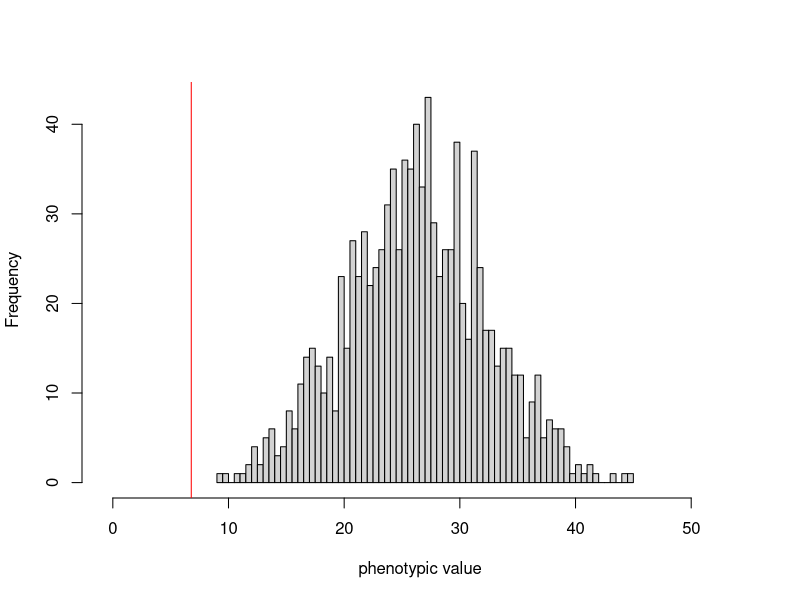

Reproduce this figure in R.
## ---- chunk 1
set.seed(83942)
library(ggplot2)
library(dplyr)
library(stringr)
## ---- chunk 2
numloci<-10 #number of loci, feeblemindedness is a complex trait
eff<-rnorm(numloci,1.72,1) #effect size
eff
numind<-1000 #number of individuals to sample
high<-2*sum(replace(eff,eff<0,0))
low<-2*sum(replace(eff,eff>0,0))
genomat <- matrix(NA, nrow = numind, ncol = numloci + 1)
pheno_df <- data.frame(phenos = rep(NA, numind))
for(i in 1:numind){
   geno<-replicate(numloci,sum(sample(c(0,1),2,replace=T)))
   genomat[i, 1:10]<-geno
   genomat[i,11] <- geno %*% eff
   pheno_df$phenos[i] <- geno %*% eff
}
#parent distribution
hist(pheno_df$phenos,breaks = 100, main = '',xlab='phenotypic value',xlim=c(low-0.5,high+0.5))
abline(v=(-3.651707), col='red')
abline(v=(6.781549), col='red')
 
sd <- sd(pheno_df$phenos)
sd
 
mean <- mean(pheno_df$phenos)
mean
## ---- chunk 3
genomat2 <- as.data.frame(genomat)
 
feeble <- genomat2 %>% #gives number of feeble minded individuals and phenotype
  filter(genomat2[,11] < (mean - 2*sd))

high_function <- genomat2 %>% #gives number of high functioning individuals and phenotype
  filter(genomat2[,11] > (mean + 2*sd))

normal <- genomat2 %>% #gives number of normal individuals and phenotype
  filter(genomat2[,11] < (mean + 2*sd), genomat2[,11] > (mean - 2*sd))
## ---- chunk 4
geno1 <- feeble[sample(nrow(feeble), numind,replace = TRUE),]
geno1<- as.data.frame(geno1)
geno1[geno1 == 0] <- 0
geno1[geno1 == 2] <- 2
geno1[geno1 == 1] <- sample(c(0,2), 1, prob = c(.5,.5), replace = TRUE)
geno1 <- geno1[,-11]

geno2 <- feeble[sample(nrow(feeble), numind,replace = TRUE), ]
geno2 <- as.data.frame(geno2)
geno2[geno2 == 0] <- 0
geno2[geno2 == 2] <- 2
geno2[geno2 == 1] <- sample(c(0,2), 1, prob = c(.5,.5), replace = TRUE)
geno2 <- geno2[,-11]

geno3 <- normal[sample(nrow(normal), numind,replace = TRUE),]
geno3 <- as.data.frame(geno3)
geno3[geno3 == 0] <- 0
geno3[geno3 == 2] <- 2
geno3[geno3 == 1] <- sample(c(0,2), 1, prob = c(.5,.5), replace = TRUE)
geno3 <- geno3[,-11]

geno4 <- normal[sample(nrow(normal), numind,replace = TRUE), ]
geno4 <- as.data.frame(geno4)
geno4[geno4 == 0] <- 0
geno4[geno4 == 2] <- 2
geno4[geno4 == 1] <- sample(c(0,2), 1, prob = c(.5,.5), replace = TRUE)
geno4 <- geno4[,-11]

geno5 <- high_function[sample(nrow(high_function), numind,replace = TRUE),]
geno5 <- as.data.frame(geno5)
geno5[geno5 == 0] <- 0
geno5[geno5 == 2] <- 2
geno5[geno5 == 1] <- sample(c(0,2), 1, prob = c(.5,.5), replace = TRUE)
geno5 <- geno5[,-11]

geno6 <- high_function[sample(nrow(high_function), numind,replace = TRUE), ]
geno6 <- as.data.frame(geno6)
geno6[geno6 == 0] <- 0
geno6[geno6 == 2] <- 2
geno6[geno6 == 1] <- sample(c(0,2), 1, prob = c(.5,.5), replace = TRUE)
geno6 <- geno6[,-11]
## ---- chunk 5
pheno_feeble_feeble <- data.frame(phenos = rep(NA, numind))
pheno_feeble_normal <- data.frame(phenos = rep(NA, numind))
pheno_feeble_high <- data.frame(phenos = rep(NA, numind))
pheno_normal_normal <- data.frame(phenos = rep(NA, numind))
pheno_normal_high <- data.frame(phenos = rep(NA, numind))
pheno_high_high <- data.frame(phenos = rep(NA, numind))
## ---- chunk 6
genokid_feeble_feeble <- matrix(rep(NA, numind*11), nrow = numind, ncol = numloci + 1)
genokid_feeble_normal <- matrix(rep(NA, numind*11), nrow = numind, ncol = numloci + 1)
genokid_feeble_high <- matrix(rep(NA, numind*11), nrow = numind, ncol = numloci + 1)
genokid_normal_normal <- matrix(rep(NA, numind*11), nrow = numind, ncol = numloci + 1)
genokid_normal_high <- matrix(rep(NA, numind*11), nrow = numind, ncol =  numloci + 1)
genokid_high_high <- matrix(rep(NA, numind*11), nrow = numind, ncol = numloci + 1)



genokid_feeble_feeble2 <- matrix(rep(NA, numind*11), nrow = numind, ncol = numloci + 1)
genokid_feeble_normal2 <- matrix(rep(NA, numind*11), nrow = numind, ncol = numloci + 1)
genokid_feeble_high2 <- matrix(rep(NA, numind*11), nrow = numind, ncol = numloci + 1)
genokid_normal_normal2 <- matrix(rep(NA, numind*11), nrow = numind, ncol = numloci + 1)
genokid_normal_high2 <- matrix(rep(NA, numind*11), nrow = numind, ncol =  numloci + 1)
genokid_high_high2 <- matrix(rep(NA, numind*11), nrow = numind, ncol = numloci + 1)
## ---- chunk 7
genokid_feeble_feeble <- geno1 + geno2
genokid_feeble_feeble[genokid_feeble_feeble == 0] <- 0
genokid_feeble_feeble[genokid_feeble_feeble == 2] <- 1
genokid_feeble_feeble[genokid_feeble_feeble == 4] <- 2
genokid_feeble_feeble2 <- as.matrix(genokid_feeble_feeble)
typeof(genokid_feeble_feeble2)
for(i in 1:numind){
   geno<-genokid_feeble_feeble2[i, 1:10]
   pheno_feeble_feeble$phenos[i] <- geno %*% eff
}
#pheno_feeble_feeble$phenos

genokid_feeble_normal <- geno1 + geno3
#pheno_feeble_normal$phenos <- genokid_feeble_normal[,11]
genokid_feeble_normal[genokid_feeble_normal == 0] <- 0
genokid_feeble_normal[genokid_feeble_normal == 2] <- 1
genokid_feeble_normal[genokid_feeble_normal == 4] <- 2
#pheno_feeble_normal
#genokid_feeble_normal

genokid_feeble_high <- geno1 + geno5
#pheno_feeble_high$phenos <- genokid_feeble_high[,11]
#pheno_feeble_high

genokid_normal_normal <- geno3 + geno4
#pheno_normal_normal$phenos <- genokid_normal_normal[,11]
#pheno_normal_normal 

genokid_normal_high <- geno3 + geno5
#pheno_normal_high$phenos <- genokid_normal_high[,11]
#pheno_normal_high 

genokid_high_high <- geno5 + geno6
#pheno_high_high$phenos <- genokid_high_high[,11]
#pheno_high_high
